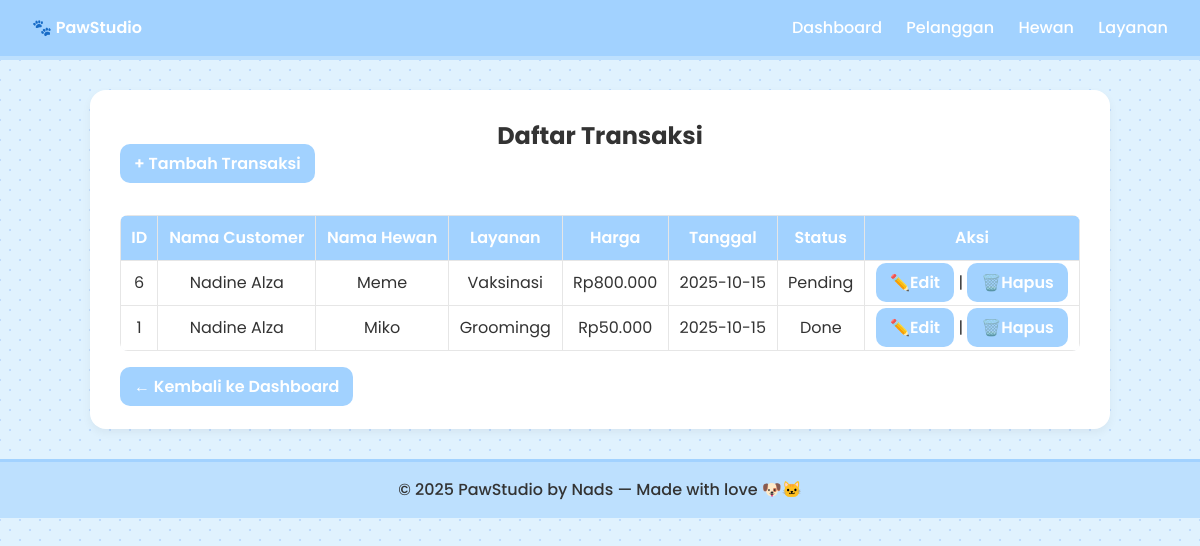
Screenshot of /transactions/transaction.php with the database file from the repository.
### tables this page shows
CREATE TABLE IF NOT EXISTS `transactions` (
  `id` int NOT NULL AUTO_INCREMENT,
  `customer_name` varchar(100) NOT NULL,
  `pet_name` varchar(100) NOT NULL,
  `service_name` varchar(100) NOT NULL,
  `price` decimal(10,2) NOT NULL,
  `date` date DEFAULT (curdate()),
  `status` enum('pending','done','cancelled') DEFAULT 'pending',
  PRIMARY KEY (`id`)
);

### transactions/transaction.php (the view)
<?php
include '../koneksi.php';
include '../assets/header.php';
$result = $conn->query("SELECT * FROM transactions ORDER BY id DESC");
?>
<h2 class="text-2xl font-bold text-center">Daftar Transaksi</h2>
<a href="tambah_transactions.php" class="button">+ Tambah Transaksi</a>
<br><br>
<table>
  <thead>
    <tr>
      <th>ID</th>
      <th>Nama Customer</th>
      <th>Nama Hewan</th>
      <th>Layanan</th>
      <th>Harga</th>
      <th>Tanggal</th>
      <th>Status</th>
      <th>Aksi</th>
    </tr>
  </thead>
  <tbody>
    <?php if ($result->num_rows > 0): ?>
      <?php while ($row = $result->fetch_assoc()): ?>
        <tr>
          <td><?= $row['id'] ?></td>
          <td><?= htmlspecialchars($row['customer_name']) ?></td>
          <td><?= htmlspecialchars($row['pet_name']) ?></td>
          <td><?= htmlspecialchars($row['service_name']) ?></td>
          <td>Rp<?= number_format($row['price'], 0, ',', '.') ?></td>
          <td><?= $row['date'] ?></td>
          <td><?= ucfirst($row['status']) ?></td>
          <td>
            <a href="edit_transactions.php?id=<?= $row['id'] ?>" class="button">✏️Edit</a> |
            <a href="hapus_transactions.php?id=<?= $row['id'] ?>" class="button" onclick="return confirm('Yakin ingin menghapus transaksi ini?')">🗑️Hapus</a>
          </td>
        </tr>
      <?php endwhile; ?>
    <?php else: ?>
      <tr><td colspan="8">Belum ada data transaksi.</td></tr>
    <?php endif; ?>
  </tbody>
</table>
<br>
<a href="../index.php" class="button">← Kembali ke Dashboard</a>
<?php include '../assets/footer.php'; ?>

### assets/style.css (style rules this page uses)
body { font-family: 'Poppins', sans-serif; margin: 0; padding: 0; background-color: #E0F2FE; background-image: radial-gradient(#BFDBFE 1px, transparent 1px), radial-gradient(#BFDBFE 1px, transparent 1px); background-size: 20px 20px; background-position: 0 0, 10px 10px; color: #333; position: relative; overflow-x: hidden; }
body::after { content: "🐾 🐾 🐾"; font-size: 2rem; opacity: 0.1; position: fixed; bottom: 10%; right: 5%; pointer-events: none; transform: rotate(-15deg); }
a.button, button { background-color: #a2d2ff; color: white; padding: 8px 14px; border-radius: 10px; text-decoration: none; font-weight: 600; transition: all 0.3s ease; border: none; }
table { width: 100%; border-collapse: collapse; margin-top: 15px; border-radius: 8px; overflow: hidden; }
th, td { border: 1px solid #e6e6e6; padding: 10px; text-align: center; background-color: white; }
th { background-color: #a2d2ff; color: white; font-weight: 600; }
tr:nth-child(even) { background-color: #f6f9ff; }
button, .button { background-color: #a2d2ff; color: white; padding: 10px 15px; border: none; border-radius: 10px; cursor: pointer; transition: background-color 0.3s; }

### rows the page displays
transactions: id "6", customer_name "Nadine Alza", pet_name "Meme", service_name "Vaksinasi", price "800.000", date "2025-10-15", status "Pending"
transactions: id "1", customer_name "Nadine Alza", pet_name "Miko", service_name "Groomingg", price "50.000", date "2025-10-15", status "Done"
